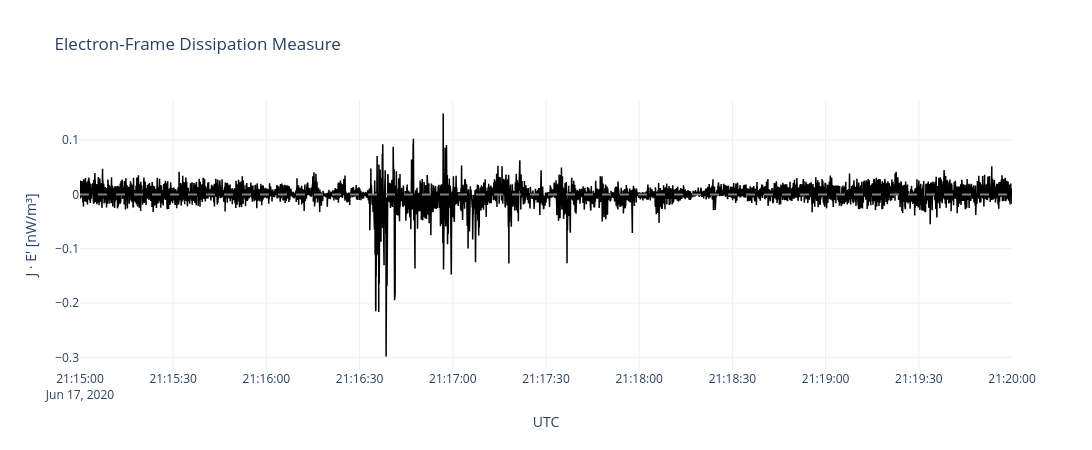

Notebook source saved alongside this figure:
### Code cell
import plotly.graph_objects as go


# ============================================================
# STEP 10: PLOT TOTAL ELECTRON-FRAME DISSIPATION
# ============================================================

fig = go.Figure()


fig.add_trace(
    go.Scatter(
        x=De_df.index,
        y=De_df["De"],
        mode="lines",
        name="J · E'",
        line=dict(
            color="black",
            width=1.5
        )
    )
)


# Zero reference
fig.add_hline(
    y=0,
    line_dash="dash",
    line_color="gray"
)


fig.update_layout(
    template="plotly_white",

    width=1100,
    height=450,

    xaxis_title="UTC",

    yaxis_title="J · E' [nW/m³]",

    title=(
        "Electron-Frame Dissipation Measure"
    )
)


fig.show()

### Figure 1 — Plotly figure (JSON) as saved in the notebook; plotly's stock layout.template omitted (floating-point values rounded to 4 significant figures; data arrays with more than 128 entries replaced by an {"elided": "..."} marker saying what was removed)
{"data": [{"line": {"color": "black", "width": 1.5}, "mode": "lines", "name": "J · E'", "type": "scatter", "x": {"elided": "10000 str values"}, "y": {"elided": "10000 float values"}}], "layout": {"height": 450, "shapes": [{"line": {"color": "gray", "dash": "dash"}, "type": "line", "x0": 0, "x1": 1, "xref": "x domain", "y0": 0, "y1": 0, "yref": "y"}], "title": {"text": "Electron-Frame Dissipation Measure"}, "width": 1100, "xaxis": {"title": {"text": "UTC"}}, "yaxis": {"title": {"text": "J · E' [nW/m³]"}}}}
